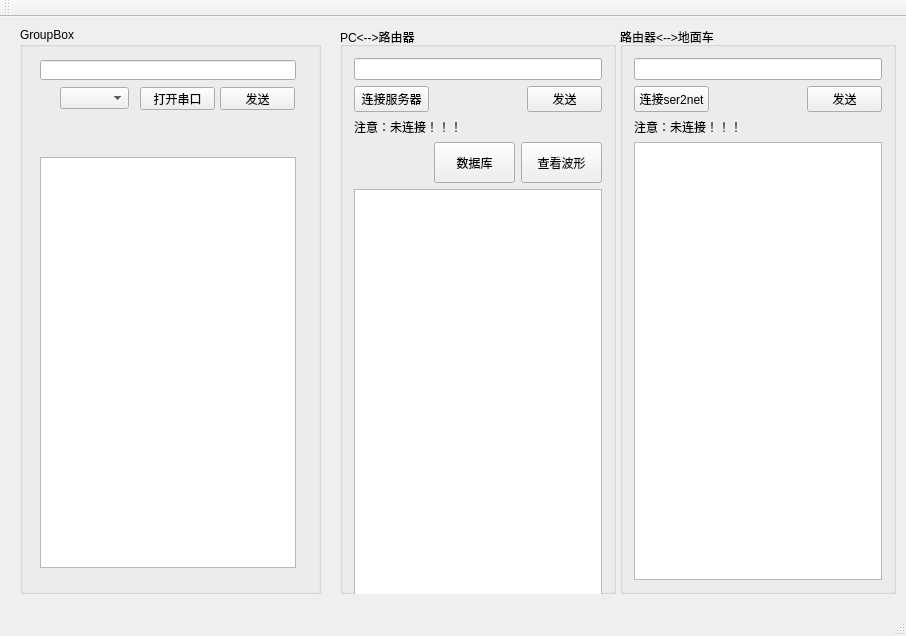
<?xml version="1.0" encoding="UTF-8"?>
<ui version="4.0">
 <class>MainWindow</class>
 <widget class="QMainWindow" name="MainWindow">
  <property name="geometry">
   <rect>
    <x>0</x>
    <y>0</y>
    <width>906</width>
    <height>636</height>
   </rect>
  </property>
  <property name="windowTitle">
   <string>MainWindow</string>
  </property>
  <widget class="QWidget" name="centralWidget">
   <widget class="QGroupBox" name="groupBox">
    <property name="geometry">
     <rect>
      <x>340</x>
      <y>10</y>
      <width>276</width>
      <height>567</height>
     </rect>
    </property>
    <property name="title">
     <string>PC&lt;--&gt;路由器</string>
    </property>
    <layout class="QVBoxLayout" name="verticalLayout">
     <item>
      <widget class="QLineEdit" name="lineEdit_sendTCP">
       <property name="minimumSize">
        <size>
         <width>0</width>
         <height>0</height>
        </size>
       </property>
       <property name="maximumSize">
        <size>
         <width>440</width>
         <height>16777215</height>
        </size>
       </property>
      </widget>
     </item>
     <item>
      <layout class="QHBoxLayout" name="horizontalLayout">
       <item>
        <widget class="QPushButton" name="pushButton_linkTCP">
         <property name="minimumSize">
          <size>
           <width>75</width>
           <height>0</height>
          </size>
         </property>
         <property name="maximumSize">
          <size>
           <width>75</width>
           <height>16777215</height>
          </size>
         </property>
         <property name="text">
          <string>连接服务器</string>
         </property>
        </widget>
       </item>
       <item>
        <spacer name="horizontalSpacer">
         <property name="orientation">
          <enum>Qt::Horizontal</enum>
         </property>
         <property name="sizeHint" stdset="0">
          <size>
           <width>78</width>
           <height>20</height>
          </size>
         </property>
        </spacer>
       </item>
       <item>
        <widget class="QPushButton" name="pushButton_sendTCP">
         <property name="minimumSize">
          <size>
           <width>75</width>
           <height>0</height>
          </size>
         </property>
         <property name="maximumSize">
          <size>
           <width>75</width>
           <height>16777215</height>
          </size>
         </property>
         <property name="text">
          <string>发送</string>
         </property>
         <property name="checkable">
          <bool>false</bool>
         </property>
         <property name="autoDefault">
          <bool>false</bool>
         </property>
         <property name="default">
          <bool>false</bool>
         </property>
         <property name="flat">
          <bool>false</bool>
         </property>
        </widget>
       </item>
      </layout>
     </item>
     <item>
      <widget class="QLabel" name="messageLabel_linkTCPState">
       <property name="minimumSize">
        <size>
         <width>251</width>
         <height>0</height>
        </size>
       </property>
       <property name="maximumSize">
        <size>
         <width>251</width>
         <height>16777215</height>
        </size>
       </property>
       <property name="text">
        <string>注意：未连接！！！</string>
       </property>
      </widget>
     </item>
     <item>
      <layout class="QHBoxLayout" name="horizontalLayout_2">
       <item>
        <spacer name="horizontalSpacer_2">
         <property name="orientation">
          <enum>Qt::Horizontal</enum>
         </property>
         <property name="sizeHint" stdset="0">
          <size>
           <width>78</width>
           <height>20</height>
          </size>
         </property>
        </spacer>
       </item>
       <item>
        <widget class="QPushButton" name="pushButton_database">
         <property name="minimumSize">
          <size>
           <width>81</width>
           <height>41</height>
          </size>
         </property>
         <property name="maximumSize">
          <size>
           <width>81</width>
           <height>41</height>
          </size>
         </property>
         <property name="text">
          <string>数据库</string>
         </property>
        </widget>
       </item>
       <item>
        <widget class="QPushButton" name="pushButton_showScope">
         <property name="minimumSize">
          <size>
           <width>81</width>
           <height>41</height>
          </size>
         </property>
         <property name="maximumSize">
          <size>
           <width>81</width>
           <height>41</height>
          </size>
         </property>
         <property name="text">
          <string>查看波形</string>
         </property>
        </widget>
       </item>
      </layout>
     </item>
     <item>
      <widget class="QTextBrowser" name="textBrowser_acceptTCP">
       <property name="minimumSize">
        <size>
         <width>0</width>
         <height>411</height>
        </size>
       </property>
      </widget>
     </item>
    </layout>
   </widget>
   <widget class="QGroupBox" name="groupBox_2">
    <property name="geometry">
     <rect>
      <x>620</x>
      <y>10</y>
      <width>276</width>
      <height>567</height>
     </rect>
    </property>
    <property name="sizePolicy">
     <sizepolicy hsizetype="Preferred" vsizetype="Preferred">
      <horstretch>27</horstretch>
      <verstretch>56</verstretch>
     </sizepolicy>
    </property>
    <property name="minimumSize">
     <size>
      <width>276</width>
      <height>567</height>
     </size>
    </property>
    <property name="title">
     <string>路由器&lt;--&gt;地面车</string>
    </property>
    <layout class="QVBoxLayout" name="verticalLayout_2">
     <item>
      <widget class="QLineEdit" name="lineEdit_sendSer2net">
       <property name="minimumSize">
        <size>
         <width>0</width>
         <height>0</height>
        </size>
       </property>
       <property name="maximumSize">
        <size>
         <width>440</width>
         <height>16777215</height>
        </size>
       </property>
      </widget>
     </item>
     <item>
      <layout class="QHBoxLayout" name="horizontalLayout_3">
       <item>
        <widget class="QPushButton" name="pushButton_linkSer2net">
         <property name="minimumSize">
          <size>
           <width>75</width>
           <height>0</height>
          </size>
         </property>
         <property name="maximumSize">
          <size>
           <width>75</width>
           <height>16777215</height>
          </size>
         </property>
         <property name="text">
          <string>连接ser2net</string>
         </property>
        </widget>
       </item>
       <item>
        <spacer name="horizontalSpacer_3">
         <property name="orientation">
          <enum>Qt::Horizontal</enum>
         </property>
         <property name="sizeHint" stdset="0">
          <size>
           <width>78</width>
           <height>20</height>
          </size>
         </property>
        </spacer>
       </item>
       <item>
        <widget class="QPushButton" name="pushButton_sendSer2net">
         <property name="minimumSize">
          <size>
           <width>75</width>
           <height>0</height>
          </size>
         </property>
         <property name="maximumSize">
          <size>
           <width>75</width>
           <height>16777215</height>
          </size>
         </property>
         <property name="text">
          <string>发送</string>
         </property>
         <property name="checkable">
          <bool>false</bool>
         </property>
         <property name="autoDefault">
          <bool>false</bool>
         </property>
         <property name="default">
          <bool>false</bool>
         </property>
         <property name="flat">
          <bool>false</bool>
         </property>
        </widget>
       </item>
      </layout>
     </item>
     <item>
      <widget class="QLabel" name="messageLabel_linkSer2netState">
       <property name="minimumSize">
        <size>
         <width>251</width>
         <height>0</height>
        </size>
       </property>
       <property name="maximumSize">
        <size>
         <width>251</width>
         <height>16777215</height>
        </size>
       </property>
       <property name="text">
        <string>注意：未连接！！！</string>
       </property>
      </widget>
     </item>
     <item>
      <widget class="QTextBrowser" name="textBrowser_acceptSer2net"/>
     </item>
    </layout>
   </widget>
   <widget class="QGroupBox" name="groupBox_3">
    <property name="geometry">
     <rect>
      <x>20</x>
      <y>10</y>
      <width>301</width>
      <height>567</height>
     </rect>
    </property>
    <property name="minimumSize">
     <size>
      <width>276</width>
      <height>567</height>
     </size>
    </property>
    <property name="title">
     <string>GroupBox</string>
    </property>
    <widget class="QPushButton" name="pushButton_sendSerial">
     <property name="geometry">
      <rect>
       <x>200</x>
       <y>60</y>
       <width>75</width>
       <height>23</height>
      </rect>
     </property>
     <property name="minimumSize">
      <size>
       <width>75</width>
       <height>0</height>
      </size>
     </property>
     <property name="maximumSize">
      <size>
       <width>75</width>
       <height>16777215</height>
      </size>
     </property>
     <property name="text">
      <string>发送</string>
     </property>
     <property name="checkable">
      <bool>false</bool>
     </property>
     <property name="autoDefault">
      <bool>false</bool>
     </property>
     <property name="default">
      <bool>false</bool>
     </property>
     <property name="flat">
      <bool>false</bool>
     </property>
    </widget>
    <widget class="QPushButton" name="pushButton_openSerial">
     <property name="geometry">
      <rect>
       <x>120</x>
       <y>60</y>
       <width>75</width>
       <height>23</height>
      </rect>
     </property>
     <property name="minimumSize">
      <size>
       <width>75</width>
       <height>0</height>
      </size>
     </property>
     <property name="maximumSize">
      <size>
       <width>75</width>
       <height>16777215</height>
      </size>
     </property>
     <property name="text">
      <string>打开串口</string>
     </property>
    </widget>
    <widget class="QLineEdit" name="lineEdit_sendSerial">
     <property name="geometry">
      <rect>
       <x>20</x>
       <y>33</y>
       <width>256</width>
       <height>20</height>
      </rect>
     </property>
     <property name="minimumSize">
      <size>
       <width>0</width>
       <height>0</height>
      </size>
     </property>
     <property name="maximumSize">
      <size>
       <width>440</width>
       <height>16777215</height>
      </size>
     </property>
    </widget>
    <widget class="QTextBrowser" name="textBrowser_acceptSerial">
     <property name="geometry">
      <rect>
       <x>20</x>
       <y>130</y>
       <width>256</width>
       <height>411</height>
      </rect>
     </property>
     <property name="minimumSize">
      <size>
       <width>0</width>
       <height>411</height>
      </size>
     </property>
    </widget>
    <widget class="QComboBox" name="comboBox_findSeial">
     <property name="geometry">
      <rect>
       <x>40</x>
       <y>60</y>
       <width>69</width>
       <height>22</height>
      </rect>
     </property>
    </widget>
    <zorder>pushButton_sendSer2net</zorder>
    <zorder>pushButton_linkSer2net</zorder>
    <zorder>lineEdit_sendSer2net</zorder>
    <zorder>pushButton_sendSerial</zorder>
    <zorder>pushButton_openSerial</zorder>
    <zorder>lineEdit_sendSerial</zorder>
    <zorder>textBrowser_acceptSerial</zorder>
    <zorder>comboBox_findSeial</zorder>
   </widget>
   <zorder>layoutWidget</zorder>
   <zorder>layoutWidget</zorder>
   <zorder>layoutWidget</zorder>
   <zorder>groupBox</zorder>
   <zorder>groupBox_2</zorder>
   <zorder>groupBox_3</zorder>
  </widget>
  <widget class="QMenuBar" name="menuBar">
   <property name="geometry">
    <rect>
     <x>0</x>
     <y>0</y>
     <width>906</width>
     <height>23</height>
    </rect>
   </property>
  </widget>
  <widget class="QToolBar" name="mainToolBar">
   <attribute name="toolBarArea">
    <enum>TopToolBarArea</enum>
   </attribute>
   <attribute name="toolBarBreak">
    <bool>false</bool>
   </attribute>
  </widget>
  <widget class="QStatusBar" name="statusBar"/>
 </widget>
 <layoutdefault spacing="6" margin="11"/>
 <resources/>
 <connections/>
</ui>
